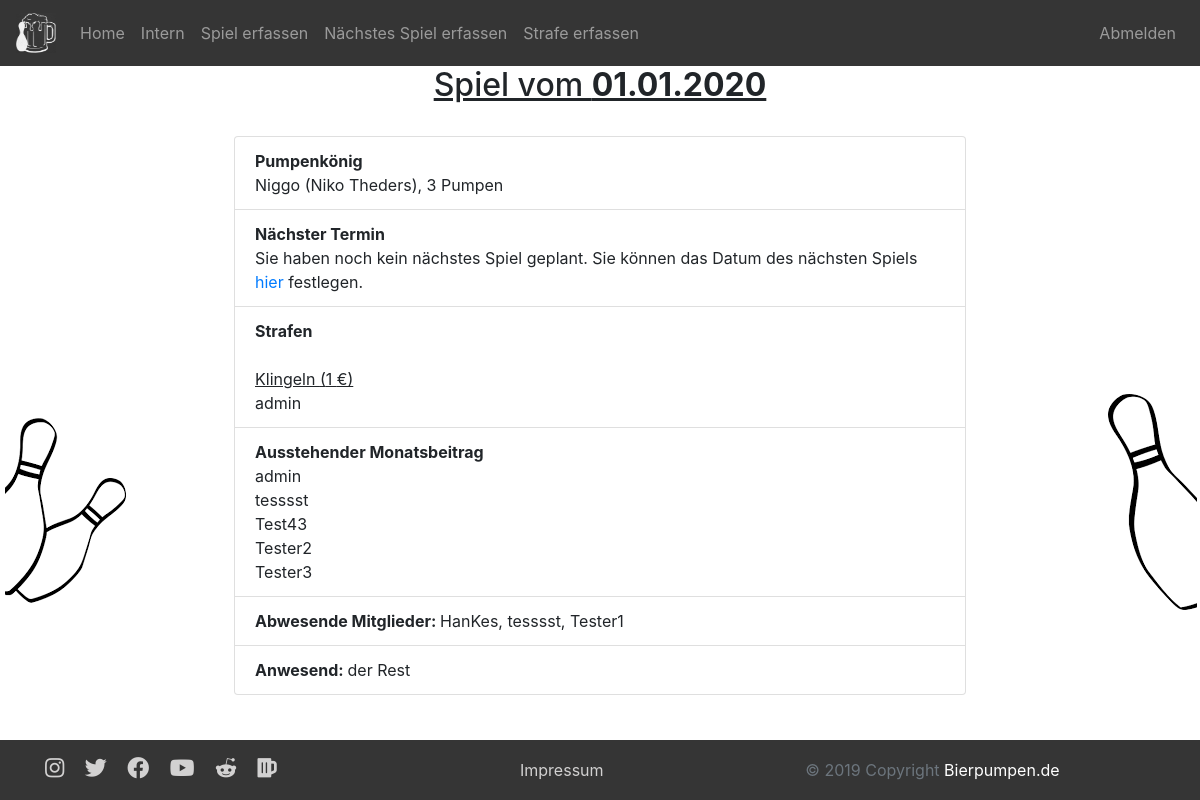
The app's page /game/game.php?id=34 (signed in) with its own data.
### tables this page shows
CREATE TABLE `games` (
  `id` int(11) NOT NULL,
  `date` date NOT NULL,
  `king` int(11) NOT NULL,
  `amount` int(11) NOT NULL,
  `nextGame` date DEFAULT NULL
);

CREATE TABLE `users` (
  `id` int(11) NOT NULL,
  `username` varchar(32) NOT NULL,
  `password` text NOT NULL,
  `email` varchar(64) NOT NULL,
  `firstname` varchar(64) NOT NULL,
  `lastname` varchar(64) NOT NULL,
  `isNew` int(1) NOT NULL,
  `isAdmin` int(1) NOT NULL
);

CREATE TABLE `payments` (
  `id` int(11) NOT NULL,
  `amount` double NOT NULL,
  `description` varchar(255) NOT NULL
);

CREATE TABLE `bills` (
  `id` int(11) NOT NULL,
  `date` date NOT NULL,
  `user` int(11) NOT NULL,
  `payment` int(11) NOT NULL,
  `paid` tinyint(1) NOT NULL
);

### objects/game.php (called while the page is built, shortened)
<?php
class Game {
  private $db;
  public static $table_name = "games";
  private $id;
  private $date;
  private $amount;
  public function __construct($db) {
    $this->db = $db;
  }
  public function readOne() {
    if (!empty($this->id)){
      $query = "SELECT * FROM " . Game::$table_name . " WHERE id=:id LIMIT 0,1";
      $stmt = $this->db->prepare($query);
      $stmt->bindParam(":id", $this->id);
    } elseif (!empty($this->date)) {
      $query = "SELECT * FROM " . Game::$table_name . " WHERE date=:date LIMIT 0,1";
      $stmt = $this->db->prepare($query);
      $stmt->bindParam(":date", $this->date);
    } else {
      return false;
    }
    if($stmt->execute()){
      $count = $stmt->rowCount();
      if($count == 0){
        return false;
      }
      $row = $stmt->fetch(PDO::FETCH_ASSOC);
      return true;
    } else {
      return false;
    }
  }
  public function setId($newId) {
    $this->id = htmlspecialchars(strip_tags($newId));
  }
  public function getDate() {
    return $this->date;
  }
  public function setDate($newDate) {
    $this->date = htmlspecialchars(strip_tags($newDate));
  }
  public function getAmount() {
    return $this->amount;
  }
  public function setAmount($newAmount) {
    $this->amount = htmlspecialchars(strip_tags($newAmount));
  }
}
?>

### objects/user.php (called while the page is built, shortened)
<?php
class User {
  private $db;
  private static $table_name = "users";
  private $id;
  private $username;
  private $email;
  private $firstname;
  private $lastname;
  private $isAdmin;
  public function __construct($db) {
    $this->db = $db;
  }
  public function readOne() {
    if (!empty($this->id)){
      $query = "SELECT * FROM " . User::$table_name . " WHERE id=:id limit 0,1";
      $stmt = $this->db->prepare($query);
      $stmt->bindParam(":id", $this->id);
    } elseif (!empty($this->username)) {
      $query = "SELECT * FROM " . User::$table_name . " WHERE username LIKE :username limit 0,1";
      $stmt = $this->db->prepare($query);
      $stmt->bindParam(":username", $this->username);
    } elseif (!empty($this->email)) {
      $query = "SELECT * FROM " . User::$table_name . " WHERE email LIKE :email limit 0,1";
      $stmt = $this->db->prepare($query);
      $stmt->bindParam(":email", $this->email);
    } else {
      return false;
    }
    if($stmt->execute()){
      return true;
    } else {
      return false;
    }
  }
  public static function getOpenMonthly($db, $date) {
    $query = "SELECT t1.username From " . User::$table_name . " AS t1 LEFT JOIN " . Bill::$table_name
    . " AS t2 ON t1.id = t2.user WHERE t2.payment = 1 AND t2.paid = 0";
    $stmt = $db->prepare($query);
    $stmt->execute();
    $user_array = array();
    while ($row = $stmt->fetch(PDO::FETCH_ASSOC)){
      $user = new User($db);
      $user->setUsername($row['username']);
      $user_array[] = $user;
    }
    return $user_array;
  }
  public static function getAbsent($db, $date) {
    $query = "SELECT t1.username From " . User::$table_name . " AS t1 LEFT JOIN game_user "
    . " AS t2 on t1.id = t2.user LEFT JOIN " . Game::$table_name
    . " AS t3 ON t2.game = t3.id WHERE date = :date AND t2.present = 0";
    $stmt = $db->prepare($query);
    $stmt->bindParam(":date", $date);
    $stmt->execute();
    $user_array = array();
    while ($row = $stmt->fetch(PDO::FETCH_ASSOC)){
      $user = new User($db);
      $user->setUsername($row['username']);
      $user_array[] = $user;
    }
    return $user_array;
  }
  public function setId($newId) {
    $this->id = htmlspecialchars(strip_tags($newId));
  }
  public function getFirstname() {
    return $this->firstname;
  }
  public function setFirstname($newFirstname) {
    $this->firstname = htmlspecialchars(strip_tags($newFirstname));
  }
  public function getLastname() {
    return $this->lastname;
  }
  public function setLastname($newLastname) {
    $this->lastname = htmlspecialchars(strip_tags($newLastname));
  }
  public function getUsername() {
    return $this->username;
  }
  public function setUsername($newUsername) {
    $this->username = htmlspecialchars(strip_tags($newUsername));
  }
  public function setEmail($newEmail) {
    $this->email = htmlspecialchars(strip_tags($newEmail));
  }
  public function getIsAdmin(){
    return $this->isAdmin;
  }
  public function setIsAdmin($newIsAdmin){
    $this->isAdmin = htmlspecialchars(strip_tags($newIsAdmin));
  }
}
?>

### objects/bill.php (called while the page is built, shortened)
<?php
class Bill {
  public static $table_name = "bills";
  public static function getPunishmentsByDate($db, $date) {
    $query = "SELECT * From " . Bill::$table_name . " WHERE date=:date AND payment != 1 AND payment != 2 ORDER BY payment";
    $stmt = $db->prepare($query);
    $stmt->bindParam(":date", $date);
    $stmt->execute();
    $bill_array = array();
    while ($row = $stmt->fetch(PDO::FETCH_ASSOC)){
      $bill = new Bill($db);
      $bill_array[] = $bill;
    }
    return $bill_array;
  }
}
?>

### objects/payment.php (called while the page is built, shortened)
<?php
class Payment {
  private $db;
  private static $table_name = "payments";
  private $id;
  private $amount;
  private $description;
  public function __construct($db) {
    $this->db = $db;
  }
  public function readOne() {
    if (!empty($this->id)){
      $query = "SELECT * FROM " . Payment::$table_name . " WHERE id=:id LIMIT 0,1";
      $stmt = $this->db->prepare($query);
      $stmt->bindParam(":id", $this->id);
    } else {
      return false;
    }
    if($stmt->execute()){
      return true;
    } else {
      return false;
    }
  }
  public function setId($newId) {
    $this->id = htmlspecialchars(strip_tags($newId));
  }
  public function getAmount() {
    return $this->amount;
  }
  public function setAmount($newAmount) {
    $this->amount = htmlspecialchars(strip_tags($newAmount));
  }
  public function getDescription() {
    return $this->description;
  }
  public function setDescription($newDescription) {
    $this->description = htmlspecialchars(strip_tags($newDescription));
  }
}
?>

### game/game.php (the view, shortened to what this page needs)
<?php
include_once $_SERVER["DOCUMENT_ROOT"] . '/Kegeln/objects/session.php';
include_once $_SERVER["DOCUMENT_ROOT"] . '/Kegeln/objects/game.php';
include_once $_SERVER["DOCUMENT_ROOT"] . '/Kegeln/objects/payment.php';
include_once $_SERVER["DOCUMENT_ROOT"] . '/Kegeln/objects/bill.php';
  include_once $_SERVER["DOCUMENT_ROOT"] . '/Kegeln/header.php';
  if (isset($_GET['id']) and $_GET['id'] !== "") {
    $game = new Game($db);
    $game->setId($_GET['id']);
    if ($game->readOne()) {
      $next = false;
      $nextId = $_GET['id']+1;
      $nextGame = new Game($db);
      $nextGame->setId($nextId);
      $date = $game->getDate();
      $formattedDate = substr($date, 8, 2) . "." . substr($date, 5, 2) . "." . substr($date, 0, 4);
      $nextDate = $nextGame->getDate();
      $formattedNext = substr($nextDate, 8, 2) . "." . substr($nextDate, 5, 2) . "." . substr($nextDate, 0, 4);
      $user = new User($db);
      $user->setId($game->getKing());
      $user->readOne();
      $king = $user->getUsername() . " (" . $user->getFirstname() . " " . $user->getLastname() . ")";
      $punishments = Bill::getPunishmentsByDate($db, $date);
      $dumbUsers = User::getOpenMonthly($db, $date);
      $absentUsers = User::getAbsent($db, $date);
    ?>
      <u><center><h2>Spiel vom <b><?php echo $formattedDate;?></b></h2></center></u><br/>
      <ul class="list-group">
        <li class="list-group-item">
          <b>Pumpenkönig</b><br/>
          <?php echo $king; ?>, <?php echo $game->getAmount(); ?> Pumpen
        </li>
        <li class="list-group-item">
          <b>Nächster Termin</b><br/>
          <?php
          if ($next){
            echo "<a href='/Kegeln/game/game.php?id=$nextId'>$formattedNext</a>";
          } else {
            if ($isAdmin) {
              echo "Sie haben noch kein nächstes Spiel geplant. Sie können das Datum des nächsten Spiels <a href='/Kegeln/game/update_game.php'>hier</a> festlegen.";
            } else {
              echo "noch kein nächstes Spiel geplant";
            }
          }
          ?>
        </li>
        <li class="list-group-item"><b>Strafen</b><br/>
          <?php
          if (sizeof($punishments) == 0) {
              echo "Da hat der Niko wohl ausnahmsweise mal nicht die Klingel getroffen...";
          } else {
            echo "<br/>";
            $payment = new Payment($db);
            $payment->setId($punishments[array_key_first($punishments)]->getPayment());
            $payment->readOne();
            echo "<u>" . $payment->getDescription() . " (" . $payment->getAmount() . " €)</U>";
            foreach ($punishments as $punishment) {
              $user = new User($db);
              $user->setId($punishment->getUser());
              $user->readOne();
              echo "<br/>" . $user->getUsername();
            }
          }
          ?>
        </li>
        <li class="list-group-item"><b>Ausstehender Monatsbeitrag</b>
          <?php
          if (sizeof($dumbUsers) == 0) {
              echo "Welch eine erfreuliche Überraschung! Alle User scheinen bezahlt zu haben... "
              . "<i class='pl-2 far fa-grin-hearts fa-2x'></i>";
          } else {
            foreach ($dumbUsers as $user) {
              echo "<br/>" . $user->getUsername();
            }
          }
          ?>
        </li>
        <li class="list-group-item"><b>Abwesende Mitglieder: </b>
          <?php
          if (sizeof($absentUsers) == 0) {
            if (sizeof($dumbUsers) == 0) {
              echo "Eine weitere Überraschung! Alle User sind erschienen! ";
            } else {
              echo "Welch eine erfreuliche Überraschung! Alle User sind erschienen! ";
            }
            echo "<i class='pl-2 far fa-grin-hearts fa-2x'></i>";
          } else {
            echo array_shift($absentUsers)->getUsername();
            foreach ($absentUsers as $user) {
              echo ", " . $user->getUsername();
            }
          }
          ?>
        </li>
        <li class="list-group-item"><b>Anwesend: </b>der Rest</li>
      </ul>
    <?php
    } else {
      header("Location: /Kegeln/index.php?errorcode=7");
    }
  } else {
    header("Location: /Kegeln/index.php?errorcode=6");
  }
include_once $_SERVER["DOCUMENT_ROOT"] . '/Kegeln/footer.php';
?>

### css/style.css (style rules this page uses)
html { position: relative; min-height: 100%; }
@media (min-width: 992px) { body { margin-bottom: 60px; } }
:root { --input-padding-x: 1.5rem; --input-padding-y: .75rem; }

### records on screen
games: date "01.01.2020", amount "3"
users: king "Niggo (Niko Theders)"
payments: description "Klingeln", amount "1"
bills: user.username "admin"
users: username "admin"
users: username "tesssst"
users: username "Test43"
users: username "Tester2"
users: username "Tester3"
users: username "HanKes"
users: username "Tester1"
